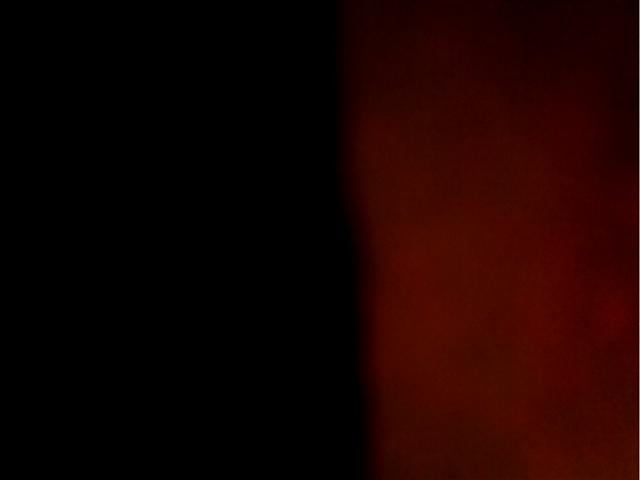
#> input picture data/t2/10.jpg, 640 x 480 px, found by its file name
$ jupyter execute traditional.ipynb
#> lines starting #> are read from the running program, lines starting #| are printed output that depends on the picture; after the words box and inside, x2 and y2 are one past the last pixel; in counts of white or black regions, pixels touching at a corner belong together
[cell 1]
import pandas as pd
import numpy as np
import cv2
import matplotlib.pyplot as plt

[cell 2]
# image = cv2.imread('test_image.jpg')
image = cv2.imread('../../data/t20/10.jpg')
#> image is the input picture: shape (480, 640, 3); mean B, G, R 0.5, 2.5, 25.4

[cell 3]
# convert to grayscale
lane_image = np.copy(image)
gray = cv2.cvtColor(lane_image, cv2.COLOR_RGB2GRAY)
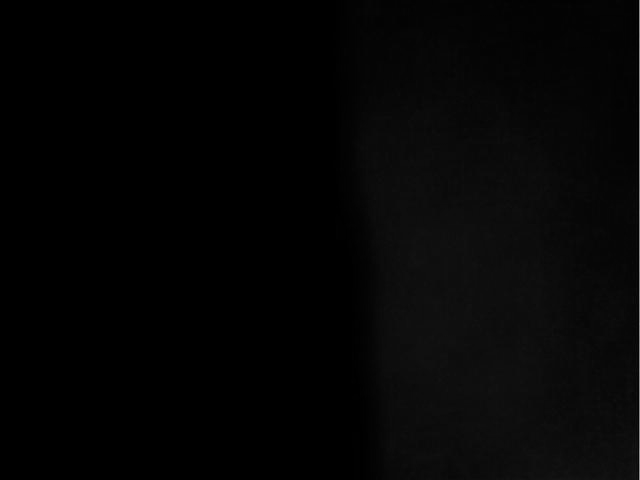
#> gray: shape (480, 640); min 0, max 146, mean 4.5
plt.imshow(gray, cmap='gray');

[cell 4]
# reduce noise
blur = cv2.GaussianBlur(gray, (5, 5), 0)

[cell 5]
# canny edge detection

# canny = cv2.Canny(blur, 50, 150)
canny = cv2.Canny(blur, 10, 30)
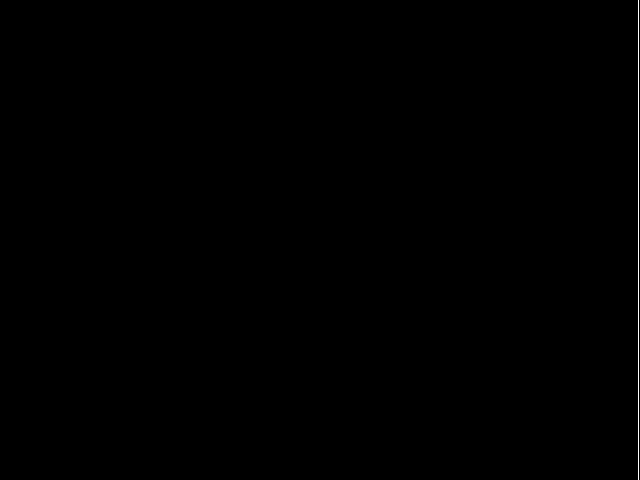
#> canny: shape (480, 640); 0.16% white in thin lines or dots, all inside (x1, y1, x2, y2) = (638, 0, 639, 480)
plt.imshow(canny, cmap='gray');

[cell 6]
# wrap canny into function
def canny(image, t1=50, t2=150):
    gray = cv2.cvtColor(image, cv2.COLOR_RGB2GRAY)
    blur = cv2.GaussianBlur(gray, (5, 5), 0)
    canny = cv2.Canny(blur, t1, t2)
    return canny


plt.imshow(canny(image, 10, 30), cmap='gray');
# plt.imshow(canny(image), cmap='gray');

[cell 7]
# hough transforming
def display_lines(image, lines):
    line_image = np.zeros_like(image)
    if lines is not None:
        for line in lines:
            x1, y1, x2, y2 = line.reshape(4)
            cv2.line(line_image, (x1, y1), (x2, y2), (0, 0, 255), 10)

    return line_image


# lines = cv2.HoughLinesP(canny(image), 2, np.pi / 180, 100, np.array([]), minLineLength=40, maxLineGap=5)
lines = cv2.HoughLinesP(canny(image), 2,  np.pi / 180, 50, np.array([]), minLineLength=2, maxLineGap=15)
#> lines = [[638, 479, 638, 0]]
line_image = display_lines(image, lines)
#> the loop in display_lines, `for line in lines:` made 1 pass

[cell 8]
plt.imshow(line_image)

[cell 9]
# general
def process_image(image):
    lines = cv2.HoughLinesP(canny(image), 2,  np.pi / 180, 50, np.array([]), minLineLength=2, maxLineGap=15)
#> lines = [[638, 479, 638, 0]]
    line_image = display_lines(image, lines)
#> the loop in display_lines (call 2), `for line in lines:` made 1 pass
    combo_image = cv2.addWeighted(image, 0.8, line_image, 1, 1)
    return combo_image
